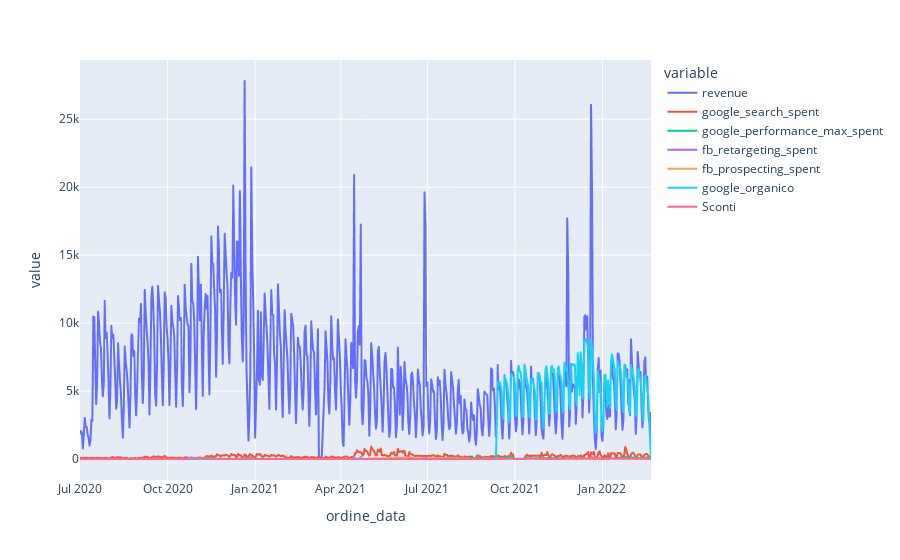

Source (notebook cell):
### Code cell
fig=px.line(df,x='ordine_data' ,y=df.columns)
fig.show()

### Figure 1 — Plotly figure (JSON) as saved in the notebook; plotly's stock layout.template omitted (floating-point values rounded to 4 significant figures; data arrays with more than 128 entries replaced by an {"elided": "..."} marker saying what was removed)
{"data": [{"hovertemplate": "variable=revenue<br>ordine_data=%{x}<br>value=%{y}<extra></extra>", "legendgroup": "revenue", "line": {"color": "#636efa", "dash": "solid"}, "marker": {"symbol": "circle"}, "mode": "lines", "name": "revenue", "showlegend": true, "type": "scattergl", "x": {"elided": "596 str values"}, "xaxis": "x", "y": {"elided": "596 float values"}, "yaxis": "y"}, {"hovertemplate": "variable=google_search_spent<br>ordine_data=%{x}<br>value=%{y}<extra></extra>", "legendgroup": "google_search_spent", "line": {"color": "#EF553B", "dash": "solid"}, "marker": {"symbol": "circle"}, "mode": "lines", "name": "google_search_spent", "showlegend": true, "type": "scattergl", "x": {"elided": "596 str values"}, "xaxis": "x", "y": {"elided": "596 float values"}, "yaxis": "y"}, {"hovertemplate": "variable=google_performance_max_spent<br>ordine_data=%{x}<br>value=%{y}<extra></extra>", "legendgroup": "google_performance_max_spent", "line": {"color": "#00cc96", "dash": "solid"}, "marker": {"symbol": "circle"}, "mode": "lines", "name": "google_performance_max_spent", "showlegend": true, "type": "scattergl", "x": {"elided": "596 str values"}, "xaxis": "x", "y": {"elided": "596 float values"}, "yaxis": "y"}, {"hovertemplate": "variable=fb_retargeting_spent<br>ordine_data=%{x}<br>value=%{y}<extra></extra>", "legendgroup": "fb_retargeting_spent", "line": {"color": "#ab63fa", "dash": "solid"}, "marker": {"symbol": "circle"}, "mode": "lines", "name": "fb_retargeting_spent", "showlegend": true, "type": "scattergl", "x": {"elided": "596 str values"}, "xaxis": "x", "y": {"elided": "596 float values"}, "yaxis": "y"}, {"hovertemplate": "variable=fb_prospecting_spent<br>ordine_data=%{x}<br>value=%{y}<extra></extra>", "legendgroup": "fb_prospecting_spent", "line": {"color": "#FFA15A", "dash": "solid"}, "marker": {"symbol": "circle"}, "mode": "lines", "name": "fb_prospecting_spent", "showlegend": true, "type": "scattergl", "x": {"elided": "596 str values"}, "xaxis": "x", "y": {"elided": "596 float values"}, "yaxis": "y"}, {"hovertemplate": "variable=google_organico<br>ordine_data=%{x}<br>value=%{y}<extra></extra>", "legendgroup": "google_organico", "line": {"color": "#19d3f3", "dash": "solid"}, "marker": {"symbol": "circle"}, "mode": "lines", "name": "google_organico", "showlegend": true, "type": "scattergl", "x": {"elided": "596 str values"}, "xaxis": "x", "y": {"elided": "596 int values"}, "yaxis": "y"}, {"hovertemplate": "variable=Sconti<br>ordine_data=%{x}<br>value=%{y}<extra></extra>", "legendgroup": "Sconti", "line": {"color": "#FF6692", "dash": "solid"}, "marker": {"symbol": "circle"}, "mode": "lines", "name": "Sconti", "showlegend": true, "type": "scattergl", "x": {"elided": "596 str values"}, "xaxis": "x", "y": {"elided": "596 int values"}, "yaxis": "y"}], "layout": {"legend": {"title": {"text": "variable"}, "tracegroupgap": 0}, "margin": {"t": 60}, "xaxis": {"anchor": "y", "domain": [0, 1], "title": {"text": "ordine_data"}}, "yaxis": {"anchor": "x", "domain": [0, 1], "title": {"text": "value"}}}}
